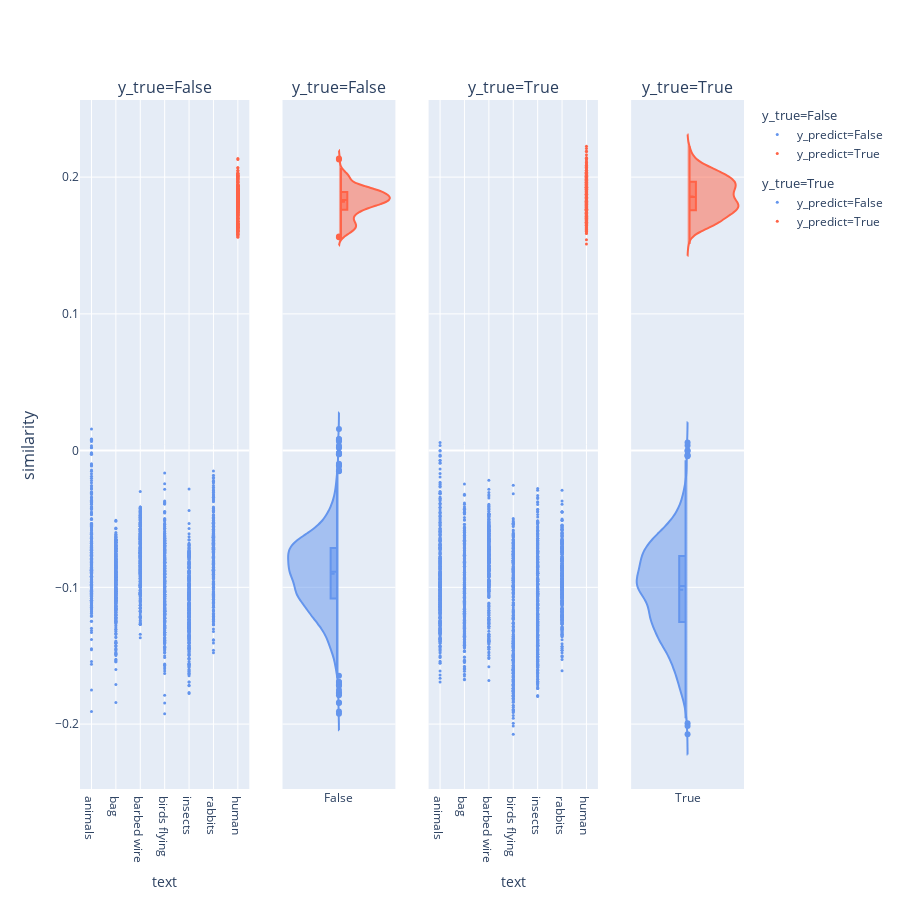
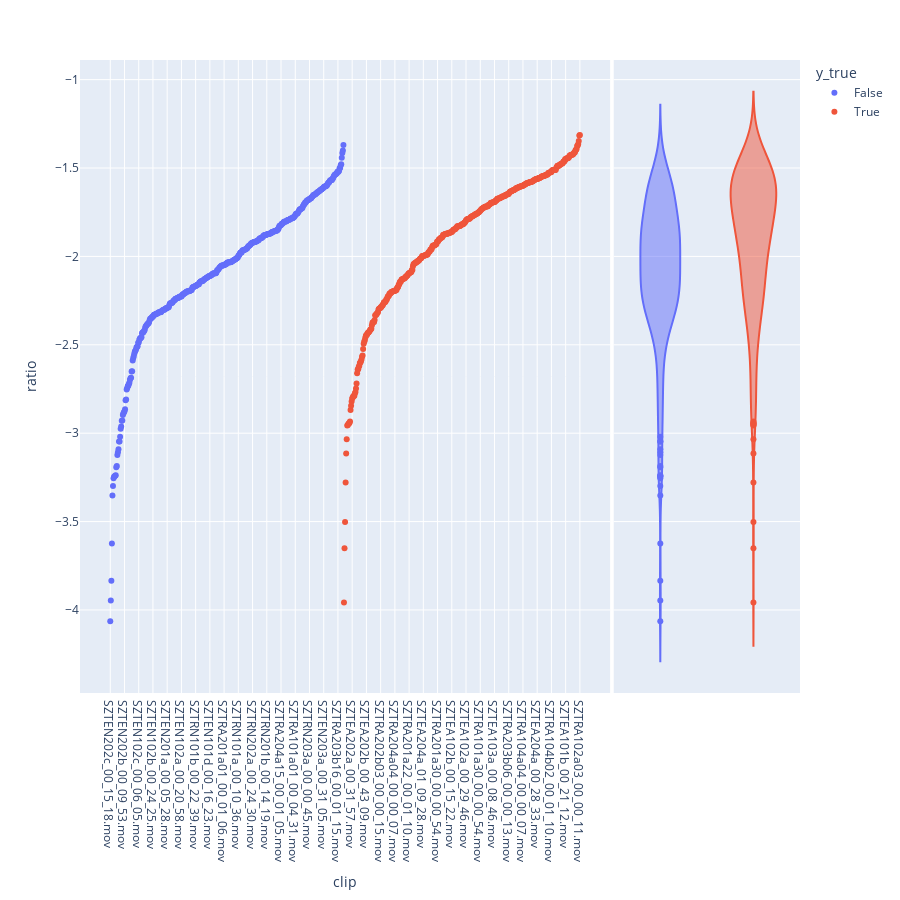
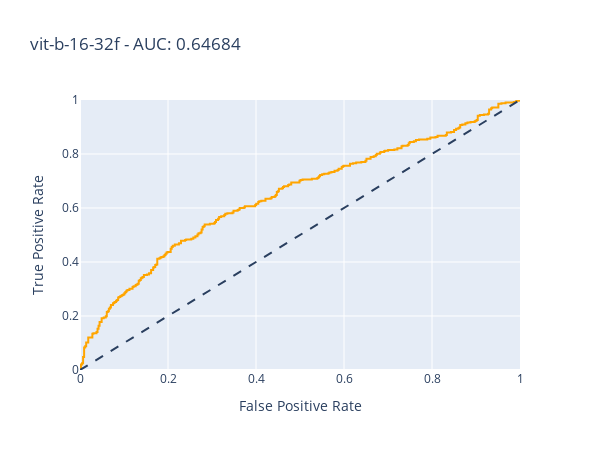

Notebook cell for these charts, in order:
### Code cell
def get_similarities(
    variation: str,
    texts_positive: List[str],
    texts_negative: List[str],
):
    assert len(texts_positive) > 0
    assert len(texts_negative) > 0
    assert variation in VARIATION_NAMES

    images_features = normalize_features(get_images_features(variation))
    positive_texts_features = get_all_text_features(texts_positive, variation, True)
    negative_texts_features = get_all_text_features(texts_negative, variation, False)
    human_text_features = get_all_text_features(["human"], variation, False).squeeze(
        dim=0
    )

    negative_texts_features -= human_text_features

    texts_features = torch.vstack(
        (positive_texts_features, normalize_features(negative_texts_features))
    )

    similarities = images_features @ texts_features.T

    return similarities


def infer(TEXTS: List[str], TEXT_CLASSIFICATIONS: List[bool], VARIATION: str):
    texts_positive = [t for i, t in enumerate(TEXTS) if TEXT_CLASSIFICATIONS[i]]
    texts_negative = [t for i, t in enumerate(TEXTS) if not TEXT_CLASSIFICATIONS[i]]
    similarities = get_similarities(
        VARIATION,
        texts_positive,
        texts_negative,
    )

    alarms_series = images_features_df(VARIATION)["Alarm"]

    df = (
        pd.DataFrame(
            [
                [clip, alarms_series[clip], text, y_predict, clip_similarity]
                for clip, clip_similarities in zip(alarms_series.index, similarities)
                for text, y_predict, clip_similarity in zip(
                    texts_positive + texts_negative,
                    [True] * len(texts_positive) + [False] * len(texts_negative),
                    clip_similarities,
                )
            ],
            columns=["clip", "y_true", "text", "y_predict", "similarity"],
        )
        .rename(columns={"classification": "y_predict"})
        .sort_values(["clip", "y_true", "y_predict", "text"])
        .reset_index(drop=True)
    )

    unique_y_true = df["y_true"].unique()

    fig = make_subplots(
        rows=1,
        cols=4,
        column_widths=[0.3, 0.2, 0.3, 0.2],
        shared_yaxes=True,
        y_title="similarity",
        subplot_titles=[
            f"y_true={y_true}" for y_true in unique_y_true for _ in range(2)
        ],
    )

    # group by
    #  1. y_true (facet)
    #  2. y_predict / text class (color)
    for i, y_true in enumerate(unique_y_true):
        facet_df = df[df["y_true"] == y_true]

        for y_predict, class_color in zip(
            sorted(facet_df["y_predict"].unique()), ["CornflowerBlue", "Tomato"]
        ):
            facet_color_df = facet_df[facet_df["y_predict"] == y_predict]

            violin_side = "positive" if y_predict else "negative"

            fig.add_scatter(
                x=facet_color_df["text"],
                y=facet_color_df["similarity"],
                marker=dict(color=class_color, size=3),
                hovertext=facet_color_df["clip"],
                mode="markers",
                name=f"y_predict={str(y_predict)}",
                legendgroup=f"y_true={str(y_true)}",
                legendgrouptitle=dict(text=f"y_true={str(y_true)}"),
                row=1,
                col=i * 2 + 1,
            )
            fig.update_layout(**{f"xaxis{i*2+1}": dict(title="text")})
            fig.add_violin(
                x=np.repeat(str(y_true), len(facet_color_df)),
                y=facet_color_df["similarity"],
                box=dict(visible=True),
                scalegroup=str(y_true),
                scalemode="count",
                width=1,
                meanline=dict(visible=True),
                side=violin_side,
                marker=dict(color=class_color),
                showlegend=False,
                row=1,
                col=i * 2 + 2,
            )

    fig.update_layout(height=900, violingap=0, violinmode="overlay")
    fig.show()

    groupby_classification = df.groupby(["clip", "y_predict"])["similarity"]
    weighted_similarity = groupby_classification.sum() / groupby_classification.count()

    ratio = weighted_similarity.groupby(level="clip").aggregate(
        lambda s: s.loc[:, True] / s.loc[:, False]
    )

    ratio_df = ratio.to_frame("ratio")
    ratio_df["y_true"] = alarms_series.loc[ratio_df.index]

    fig = px.scatter(
        ratio_df.sort_values(["y_true", "ratio"]),
        y="ratio",
        color="y_true",
        render_mode="line",
        marginal_y="violin",
        height=900,
    )
    fig.show()

    fpr, tpr, thresholds = roc_curve(ratio_df["y_true"], ratio_df["ratio"])
    auc_score = roc_auc_score(ratio_df["y_true"], ratio_df["ratio"])

    roc_df = pd.DataFrame(
        {
            "False Positive Rate": fpr,
            "True Positive Rate": tpr,
        },
        columns=pd.Index(["False Positive Rate", "True Positive Rate"], name="Rate"),
        index=pd.Index(thresholds, name="Thresholds"),
    )
    fig = px.line(
        roc_df,
        x="False Positive Rate",
        y="True Positive Rate",
        title=f"{VARIATION} - AUC: {auc_score:.5f}",
        color_discrete_sequence=["orange"],
        range_x=[0, 1],
        range_y=[0, 1],
        width=600,
        height=450,
    ).add_shape(type="line", line=dict(dash="dash"), x0=0, x1=1, y0=0, y1=1)

    fig.show()


TEXTS_TRUE = ["human"]
TEXTS_FALSE = ["birds flying", "bag", "rabbits", "insects", "animals", "barbed wire"]
# assert len(TEXTS_TRUE) == len(TEXTS_FALSE)
TEXTS = TEXTS_TRUE + TEXTS_FALSE
TEXT_CLASSIFICATIONS = [True] * len(TEXTS_TRUE) + [False] * len(TEXTS_FALSE)

infer(TEXTS, TEXT_CLASSIFICATIONS, VARIATION_NAMES[1])

### Figure 1 — Plotly figure (JSON) as saved in the notebook; plotly's stock layout.template omitted (floating-point values rounded to 4 significant figures; data arrays with more than 128 entries replaced by an {"elided": "..."} marker saying what was removed)
{"data": [{"hovertext": {"elided": "2562 str values"}, "legendgroup": "y_true=False", "legendgrouptitle": {"text": "y_true=False"}, "marker": {"color": "CornflowerBlue", "size": 3}, "mode": "markers", "name": "y_predict=False", "type": "scatter", "x": {"elided": "2562 str values"}, "xaxis": "x", "y": {"elided": "2562 float values"}, "yaxis": "y"}, {"box": {"visible": true}, "marker": {"color": "CornflowerBlue"}, "meanline": {"visible": true}, "scalegroup": "False", "scalemode": "count", "showlegend": false, "side": "negative", "type": "violin", "width": 1, "x": {"elided": "2562 str values"}, "xaxis": "x2", "y": {"elided": "2562 float values"}, "yaxis": "y2"}, {"hovertext": {"elided": "427 str values"}, "legendgroup": "y_true=False", "legendgrouptitle": {"text": "y_true=False"}, "marker": {"color": "Tomato", "size": 3}, "mode": "markers", "name": "y_predict=True", "type": "scatter", "x": {"elided": "427 str values"}, "xaxis": "x", "y": {"elided": "427 float values"}, "yaxis": "y"}, {"box": {"visible": true}, "marker": {"color": "Tomato"}, "meanline": {"visible": true}, "scalegroup": "False", "scalemode": "count", "showlegend": false, "side": "positive", "type": "violin", "width": 1, "x": {"elided": "427 str values"}, "xaxis": "x2", "y": {"elided": "427 float values"}, "yaxis": "y2"}, {"hovertext": {"elided": "2592 str values"}, "legendgroup": "y_true=True", "legendgrouptitle": {"text": "y_true=True"}, "marker": {"color": "CornflowerBlue", "size": 3}, "mode": "markers", "name": "y_predict=False", "type": "scatter", "x": {"elided": "2592 str values"}, "xaxis": "x3", "y": {"elided": "2592 float values"}, "yaxis": "y3"}, {"box": {"visible": true}, "marker": {"color": "CornflowerBlue"}, "meanline": {"visible": true}, "scalegroup": "True", "scalemode": "count", "showlegend": false, "side": "negative", "type": "violin", "width": 1, "x": {"elided": "2592 str values"}, "xaxis": "x4", "y": {"elided": "2592 float values"}, "yaxis": "y4"}, {"hovertext": {"elided": "432 str values"}, "legendgroup": "y_true=True", "legendgrouptitle": {"text": "y_true=True"}, "marker": {"color": "Tomato", "size": 3}, "mode": "markers", "name": "y_predict=True", "type": "scatter", "x": {"elided": "432 str values"}, "xaxis": "x3", "y": {"elided": "432 float values"}, "yaxis": "y3"}, {"box": {"visible": true}, "marker": {"color": "Tomato"}, "meanline": {"visible": true}, "scalegroup": "True", "scalemode": "count", "showlegend": false, "side": "positive", "type": "violin", "width": 1, "x": {"elided": "432 str values"}, "xaxis": "x4", "y": {"elided": "432 float values"}, "yaxis": "y4"}], "layout": {"annotations": [{"font": {"size": 16}, "showarrow": false, "text": "y_true=False", "x": 0.1275, "xanchor": "center", "xref": "paper", "y": 1, "yanchor": "bottom", "yref": "paper"}, {"font": {"size": 16}, "showarrow": false, "text": "y_true=False", "x": 0.39, "xanchor": "center", "xref": "paper", "y": 1, "yanchor": "bottom", "yref": "paper"}, {"font": {"size": 16}, "showarrow": false, "text": "y_true=True", "x": 0.6525, "xanchor": "center", "xref": "paper", "y": 1, "yanchor": "bottom", "yref": "paper"}, {"font": {"size": 16}, "showarrow": false, "text": "y_true=True", "x": 0.915, "xanchor": "center", "xref": "paper", "y": 1, "yanchor": "bottom", "yref": "paper"}, {"font": {"size": 16}, "showarrow": false, "text": "similarity", "textangle": -90, "x": 0, "xanchor": "right", "xref": "paper", "xshift": -40, "y": 0.5, "yanchor": "middle", "yref": "paper"}], "height": 900, "violingap": 0, "violinmode": "overlay", "xaxis": {"anchor": "y", "domain": [0, 0.255], "title": {"text": "text"}}, "xaxis2": {"anchor": "y2", "domain": [0.305, 0.475]}, "xaxis3": {"anchor": "y3", "domain": [0.525, 0.78], "title": {"text": "text"}}, "xaxis4": {"anchor": "y4", "domain": [0.83, 1]}, "yaxis": {"anchor": "x", "domain": [0, 1]}, "yaxis2": {"anchor": "x2", "domain": [0, 1], "matches": "y", "showticklabels": false}, "yaxis3": {"anchor": "x3", "domain": [0, 1], "matches": "y", "showticklabels": false}, "yaxis4": {"anchor": "x4", "domain": [0, 1], "matches": "y", "showticklabels": false}}}

### Figure 2 — Plotly figure (JSON) as saved in the notebook; plotly's stock layout.template omitted (floating-point values rounded to 4 significant figures; data arrays with more than 128 entries replaced by an {"elided": "..."} marker saying what was removed)
{"data": [{"hovertemplate": "y_true=False<br>clip=%{x}<br>ratio=%{y}<extra></extra>", "legendgroup": "False", "marker": {"color": "#636efa", "symbol": "circle"}, "mode": "markers", "name": "False", "orientation": "v", "showlegend": true, "type": "scatter", "x": {"elided": "427 str values"}, "xaxis": "x", "y": {"elided": "427 float values"}, "yaxis": "y"}, {"alignmentgroup": "True", "hovertemplate": "y_true=False<br>ratio=%{y}<extra></extra>", "legendgroup": "False", "marker": {"color": "#636efa", "symbol": "circle"}, "name": "False", "offsetgroup": "False", "scalegroup": "y", "showlegend": false, "type": "violin", "xaxis": "x2", "y": {"elided": "427 float values"}, "yaxis": "y2"}, {"hovertemplate": "y_true=True<br>clip=%{x}<br>ratio=%{y}<extra></extra>", "legendgroup": "True", "marker": {"color": "#EF553B", "symbol": "circle"}, "mode": "markers", "name": "True", "orientation": "v", "showlegend": true, "type": "scatter", "x": {"elided": "432 str values"}, "xaxis": "x", "y": {"elided": "432 float values"}, "yaxis": "y"}, {"alignmentgroup": "True", "hovertemplate": "y_true=True<br>ratio=%{y}<extra></extra>", "legendgroup": "True", "marker": {"color": "#EF553B", "symbol": "circle"}, "name": "True", "offsetgroup": "True", "scalegroup": "y", "showlegend": false, "type": "violin", "xaxis": "x2", "y": {"elided": "432 float values"}, "yaxis": "y2"}], "layout": {"height": 900, "legend": {"title": {"text": "y_true"}, "tracegroupgap": 0}, "margin": {"t": 60}, "xaxis": {"anchor": "y", "domain": [0, 0.7363], "title": {"text": "clip"}}, "xaxis2": {"anchor": "y2", "domain": [0.7413, 1], "matches": "x2", "showgrid": false, "showline": false, "showticklabels": false, "ticks": ""}, "yaxis": {"anchor": "x", "domain": [0, 1], "title": {"text": "ratio"}}, "yaxis2": {"anchor": "x2", "domain": [0, 1], "matches": "y", "showgrid": true, "showticklabels": false}}}

### Figure 3 — Plotly figure (JSON) as saved in the notebook; plotly's stock layout.template omitted (floating-point values rounded to 4 significant figures; data arrays with more than 128 entries replaced by an {"elided": "..."} marker saying what was removed)
{"data": [{"hovertemplate": "False Positive Rate=%{x}<br>True Positive Rate=%{y}<extra></extra>", "legendgroup": "", "line": {"color": "orange", "dash": "solid"}, "marker": {"symbol": "circle"}, "mode": "lines", "name": "", "orientation": "v", "showlegend": false, "type": "scatter", "x": {"elided": "395 float values"}, "xaxis": "x", "y": {"elided": "395 float values"}, "yaxis": "y"}], "layout": {"height": 450, "legend": {"tracegroupgap": 0}, "shapes": [{"line": {"dash": "dash"}, "type": "line", "x0": 0, "x1": 1, "y0": 0, "y1": 1}], "title": {"text": "vit-b-16-32f - AUC: 0.64684"}, "width": 600, "xaxis": {"anchor": "y", "domain": [0, 1], "range": [0, 1], "title": {"text": "False Positive Rate"}}, "yaxis": {"anchor": "x", "domain": [0, 1], "range": [0, 1], "title": {"text": "True Positive Rate"}}}}
